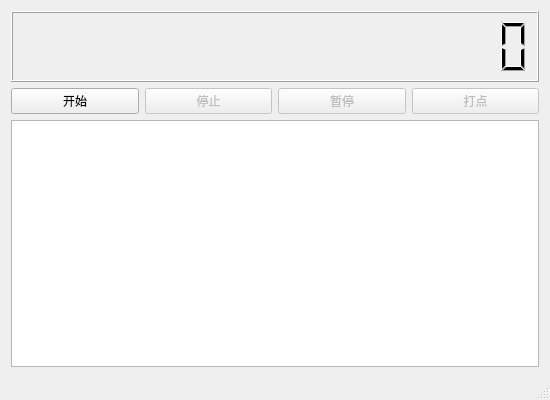
<?xml version="1.0" encoding="UTF-8"?>
<ui version="4.0">
 <class>MainWindow</class>
 <widget class="QMainWindow" name="MainWindow">
  <property name="geometry">
   <rect>
    <x>0</x>
    <y>0</y>
    <width>550</width>
    <height>400</height>
   </rect>
  </property>
  <property name="windowTitle">
   <string>秒表</string>
  </property>
  <widget class="QWidget" name="centralWidget">
   <layout class="QVBoxLayout" name="verticalLayout" stretch="2,1,7">
    <item>
     <widget class="QLCDNumber" name="lcdNumber">
      <property name="digitCount">
       <number>18</number>
      </property>
     </widget>
    </item>
    <item>
     <layout class="QHBoxLayout" name="horizontalLayout">
      <item>
       <widget class="QPushButton" name="btn_start">
        <property name="text">
         <string>开始</string>
        </property>
       </widget>
      </item>
      <item>
       <widget class="QPushButton" name="btn_stop">
        <property name="enabled">
         <bool>false</bool>
        </property>
        <property name="text">
         <string>停止</string>
        </property>
       </widget>
      </item>
      <item>
       <widget class="QPushButton" name="btn_pause">
        <property name="enabled">
         <bool>false</bool>
        </property>
        <property name="text">
         <string>暂停</string>
        </property>
       </widget>
      </item>
      <item>
       <widget class="QPushButton" name="btn_log">
        <property name="enabled">
         <bool>false</bool>
        </property>
        <property name="text">
         <string>打点</string>
        </property>
       </widget>
      </item>
     </layout>
    </item>
    <item>
     <widget class="QTextBrowser" name="textBrowser"/>
    </item>
   </layout>
  </widget>
  <widget class="QStatusBar" name="statusBar"/>
 </widget>
 <layoutdefault spacing="6" margin="11"/>
 <resources/>
 <connections/>
</ui>
